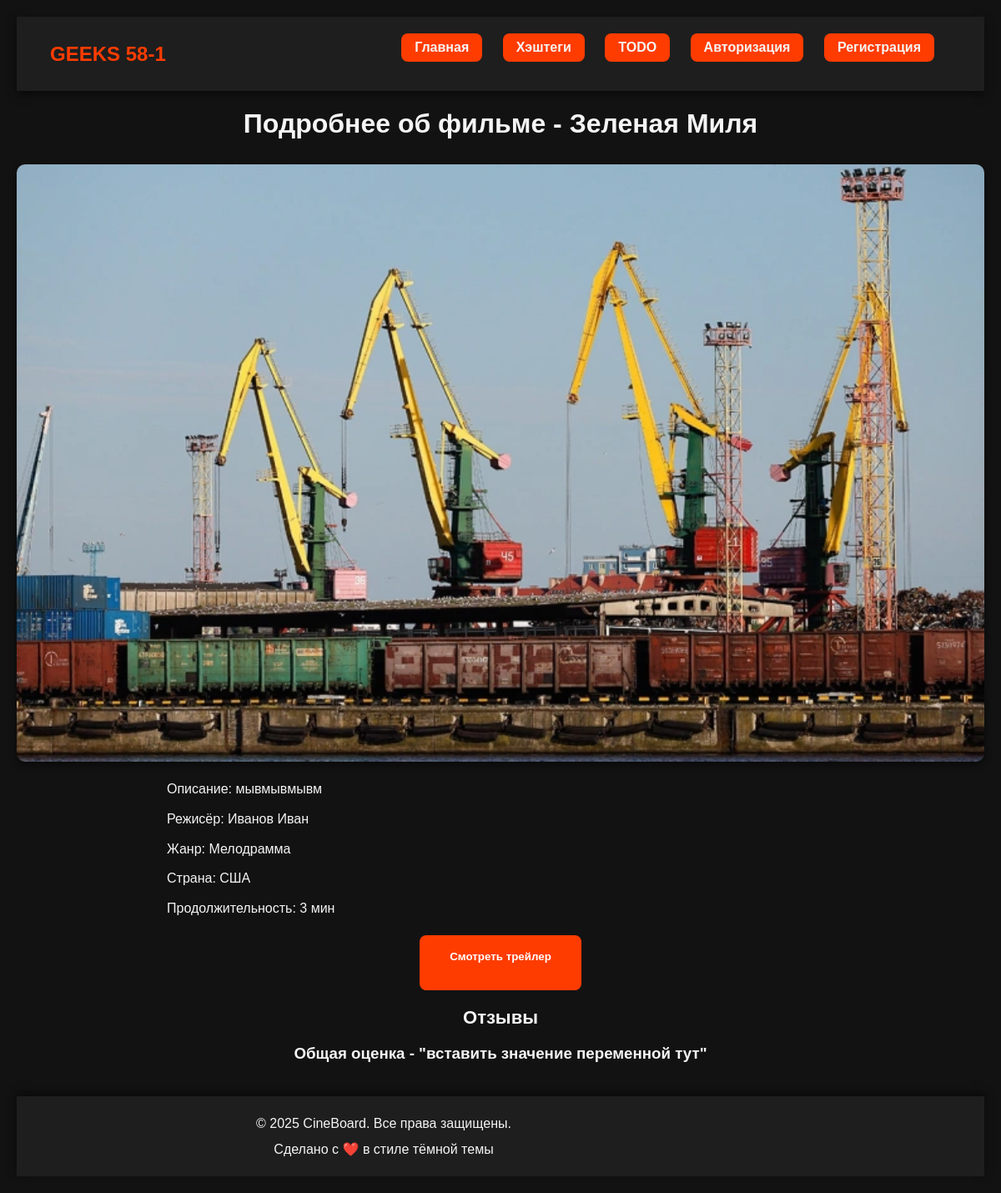
The page /film_list/6/ on the database its author committed.
### tvShow/models.py (models this page shows, shortened)
class Film(models.Model):
    GENRE = (
        ('Фантастика', 'Фантастика'),
        ('Ужасы', 'Ужасы'),
        ('Мелодрамма', 'Мелодрамма'),
        ('Боевик', 'Боевик')
    )
    title = models.CharField(max_length=100, verbose_name='введите название фильма')
    image = models.ImageField(upload_to='films/', verbose_name='загрузите фото')
    description = models.TextField(verbose_name='Укажите описание фильма')
    director = models.CharField(max_length=100, verbose_name='укажите режисера',
                                default='Иванов Иван')
    genre = models.CharField(max_length=100, choices=GENRE, verbose_name='Укажите жанр')
    country = models.CharField(max_length=100, default='США',  verbose_name='укажите страну')
    duration = models.PositiveIntegerField(verbose_name="укажите продолжительность фильма",
                                           default=3)
    trailer = models.URLField(verbose_name='вставьте ссылку на трейлер')
    created_at = models.DateTimeField(auto_now_add=True, null=True)
    class Meta:
        verbose_name = 'Фильм'
        verbose_name_plural = 'Фильмы'

### tvShow/views.py (the view)
# urls.py: path('film_list/<int:id>/', views.FilmDetailView.as_view(), name='film_detail'),
class FilmDetailView(generic.DetailView):
    template_name = 'tvShow/film_detail.html'
    model = models.Film
    pk_url_kwarg = 'id'
    context_object_name = 'film_id'

### templates/tvShow/film_detail.html (shortened to what this page needs)
{% load static %}
<!DOCTYPE html>
<html lang="ru">
<head>
    <link rel="stylesheet" href="{% static 'css/style.css' %}">
</head>
<body>
    {% include 'header.html' %}
    <h1>Подробнее об фильме - {{ film_id.title }}</h1>
    <img src="{{ film_id.image.url }}" alt="" width="450" height="400">
    <p>Описание: {{ film_id.description }}</p>
    <p>Режисёр: {{ film_id.director }}</p>
    <p>Жанр: {{ film_id.genre }}</p>
    <p>Страна: {{ film_id.country }}</p>
    <p>Продолжительность: {{ film_id.duration }} мин</p>
    <button><a target="_blank" href="{{ film_id.trailer }}">Смотреть трейлер</a></button>
    <h2>Отзывы</h2>
    <h3>Общая оценка - "вставить значение переменной тут"</h3>
    {% include 'footer.html' %}
</body>
</html>

### static/css/style.css (style rules this page uses)
body { font-family: Arial, sans-serif; background-color: #121212; color: #f5f5f5; margin: 0; padding: 20px; }
h1 { text-align: center; margin-bottom: 30px; }
img { width: 100%; height: 380px; object-fit: cover; }
h2 { margin: 10px 0; font-size: 22px; }
a { display: inline-block; background-color: #ff3c00; color: white; text-decoration: none; padding: 8px 16px; border-radius: 8px; margin-bottom: 15px; transition: background-color 0.3s; }
h1, h2, h3 { text-align: center; }
img { display: block; margin: 20px auto; max-width: 100%; height: auto; border-radius: 10px; box-shadow: 0 4px 10px rgba(0,0,0,0.5); }
p { max-width: 800px; margin: 10px auto; line-height: 1.6; }
button { display: block; margin: 20px auto; padding: 10px 20px; background-color: #ff3c00; border: none; border-radius: 8px; transition: background-color 0.3s; }
button a { color: white; text-decoration: none; font-weight: bold; }

### rows shown on the page
Film: title "Зеленая Миля", image (picture), description "мывмывмывм", director "Иванов Иван", genre "Мелодрамма", country "США", duration "3"
